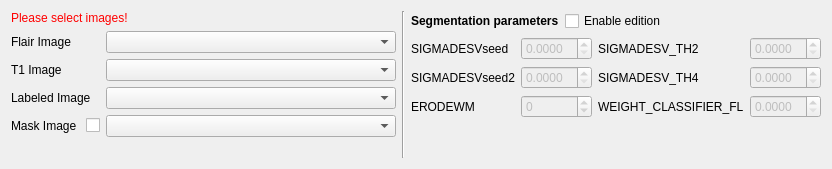
     <widget class="QWidget" name="tab">
      <attribute name="title">
       <string>Loaded case</string>
      </attribute>
      <layout class="QHBoxLayout" name="horizontalLayout_5">
       <item>
        <layout class="QVBoxLayout" name="verticalLayout_10">
         <item>
          <layout class="QVBoxLayout" name="verticalLayout_8">
           <item>
            <widget class="QLabel" name="labelWarning">
             <property name="maximumSize">
              <size>
               <width>16777215</width>
               <height>30</height>
              </size>
             </property>
             <property name="styleSheet">
              <string notr="true">QLabel { color: rgb(255, 0, 0) }</string>
             </property>
             <property name="locale">
              <locale language="English" country="UnitedStates"/>
             </property>
             <property name="text">
              <string>Please select images!</string>
             </property>
            </widget>
           </item>
           <item>
            <layout class="QGridLayout" name="gridLayout" columnstretch="0,0">
             <property name="verticalSpacing">
              <number>6</number>
             </property>
             <item row="0" column="0">
              <widget class="QLabel" name="labelFlair">
               <property name="sizePolicy">
                <sizepolicy hsizetype="Maximum" vsizetype="Preferred">
                 <horstretch>0</horstretch>
                 <verstretch>0</verstretch>
                </sizepolicy>
               </property>
               <property name="locale">
                <locale language="English" country="UnitedStates"/>
               </property>
               <property name="text">
                <string>Flair Image</string>
               </property>
              </widget>
             </item>
             <item row="3" column="1">
              <widget class="QmitkDataStorageComboBox" name="maskImageSelector">
               <property name="sizePolicy">
                <sizepolicy hsizetype="Expanding" vsizetype="Fixed">
                 <horstretch>0</horstretch>
                 <verstretch>0</verstretch>
                </sizepolicy>
               </property>
               <property name="maximumSize">
                <size>
                 <width>400</width>
                 <height>16777215</height>
                </size>
               </property>
               <property name="locale">
                <locale language="English" country="UnitedStates"/>
               </property>
               <property name="sizeAdjustPolicy">
                <enum>QComboBox::AdjustToContents</enum>
               </property>
              </widget>
             </item>
             <item row="1" column="0">
              <widget class="QLabel" name="labelT1">
               <property name="sizePolicy">
                <sizepolicy hsizetype="Maximum" vsizetype="Fixed">
                 <horstretch>0</horstretch>
                 <verstretch>0</verstretch>
                </sizepolicy>
               </property>
               <property name="locale">
                <locale language="English" country="UnitedStates"/>
               </property>
               <property name="text">
                <string>T1 Image</string>
               </property>
              </widget>
             </item>
             <item row="2" column="1">
              <widget class="QmitkDataStorageComboBox" name="lblImageSelector">
               <property name="sizePolicy">
                <sizepolicy hsizetype="Expanding" vsizetype="Fixed">
                 <horstretch>0</horstretch>
                 <verstretch>0</verstretch>
                </sizepolicy>
               </property>
               <property name="maximumSize">
                <size>
                 <width>400</width>
                 <height>16777215</height>
                </size>
               </property>
               <property name="locale">
                <locale language="English" country="UnitedStates"/>
               </property>
               <property name="sizeAdjustPolicy">
                <enum>QComboBox::AdjustToContents</enum>
               </property>
              </widget>
             </item>
             <item row="0" column="1">
              <widget class="QmitkDataStorageComboBox" name="flairImageSelector">
               <property name="sizePolicy">
                <sizepolicy hsizetype="Expanding" vsizetype="Fixed">
                 <horstretch>0</horstretch>
                 <verstretch>0</verstretch>
                </sizepolicy>
               </property>
               <property name="maximumSize">
                <size>
                 <width>400</width>
                 <height>16777215</height>
                </size>
               </property>
               <property name="locale">
                <locale language="English" country="UnitedStates"/>
               </property>
               <property name="sizeAdjustPolicy">
                <enum>QComboBox::AdjustToContents</enum>
               </property>
               <property name="minimumContentsLength">
                <number>0</number>
               </property>
              </widget>
             </item>
             <item row="1" column="1">
              <widget class="QmitkDataStorageComboBox" name="t1ImageSelector">
               <property name="sizePolicy">
                <sizepolicy hsizetype="Expanding" vsizetype="Fixed">
                 <horstretch>0</horstretch>
                 <verstretch>0</verstretch>
                </sizepolicy>
               </property>
               <property name="maximumSize">
                <size>
                 <width>400</width>
                 <height>16777215</height>
                </size>
               </property>
               <property name="locale">
                <locale language="English" country="UnitedStates"/>
               </property>
               <property name="sizeAdjustPolicy">
                <enum>QComboBox::AdjustToContents</enum>
               </property>
              </widget>
             </item>
             <item row="2" column="0">
              <widget class="QLabel" name="labelLBL">
               <property name="locale">
                <locale language="English" country="UnitedStates"/>
               </property>
               <property name="text">
                <string>Labeled Image</string>
               </property>
              </widget>
             </item>
             <item row="3" column="0">
              <layout class="QHBoxLayout" name="horizontalLayout_3">
               <item>
                <widget class="QLabel" name="labelMask">
                 <property name="locale">
                  <locale language="English" country="UnitedStates"/>
                 </property>
                 <property name="text">
                  <string>Mask Image </string>
                 </property>
                </widget>
               </item>
               <item>
                <widget class="QCheckBox" name="maskCheckBox">
                 <property name="sizePolicy">
                  <sizepolicy hsizetype="Fixed" vsizetype="Fixed">
                   <horstretch>0</horstretch>
                   <verstretch>0</verstretch>
                  </sizepolicy>
                 </property>
                 <property name="locale">
                  <locale language="English" country="UnitedStates"/>
                 </property>
                 <property name="text">
                  <string/>
                 </property>
                </widget>
               </item>
              </layout>
             </item>
            </layout>
           </item>
          </layout>
         </item>
         <item>
          <spacer name="verticalSpacer_3">
           <property name="orientation">
            <enum>Qt::Vertical</enum>
           </property>
           <property name="sizeHint" stdset="0">
            <size>
             <width>385</width>
             <height>13</height>
            </size>
           </property>
          </spacer>
         </item>
        </layout>
       </item>
       <item>
        <widget class="Line" name="line">
         <property name="sizePolicy">
          <sizepolicy hsizetype="Preferred" vsizetype="Preferred">
           <horstretch>0</horstretch>
           <verstretch>0</verstretch>
          </sizepolicy>
         </property>
         <property name="minimumSize">
          <size>
           <width>0</width>
           <height>20</height>
          </size>
         </property>
         <property name="maximumSize">
          <size>
           <width>16777215</width>
           <height>16777215</height>
          </size>
         </property>
         <property name="orientation">
          <enum>Qt::Vertical</enum>
         </property>
        </widget>
       </item>
       <item>
        <layout class="QVBoxLayout" name="verticalLayout_7">
         <item>
          <layout class="QHBoxLayout" name="horizontalLayout_2">
           <property name="sizeConstraint">
            <enum>QLayout::SetMinimumSize</enum>
           </property>
           <item>
            <widget class="QLabel" name="labelParameters">
             <property name="maximumSize">
              <size>
               <width>16777215</width>
               <height>30</height>
              </size>
             </property>
             <property name="font">
              <font>
               <weight>75</weight>
               <bold>true</bold>
              </font>
             </property>
             <property name="text">
              <string>Segmentation parameters</string>
             </property>
            </widget>
           </item>
           <item>
            <widget class="QCheckBox" name="checkBoxEnableEdition">
             <property name="maximumSize">
              <size>
               <width>16777215</width>
               <height>30</height>
              </size>
             </property>
             <property name="text">
              <string>Enable edition</string>
             </property>
            </widget>
           </item>
           <item>
            <spacer name="horizontalSpacer_3">
             <property name="orientation">
              <enum>Qt::Horizontal</enum>
             </property>
             <property name="sizeHint" stdset="0">
              <size>
               <width>40</width>
               <height>20</height>
              </size>
             </property>
            </spacer>
           </item>
          </layout>
         </item>
         <item>
          <layout class="QGridLayout" name="gridLayout_2">
           <item row="0" column="0">
            <widget class="QLabel" name="labelSeed">
             <property name="sizePolicy">
              <sizepolicy hsizetype="Maximum" vsizetype="Preferred">
               <horstretch>0</horstretch>
               <verstretch>0</verstretch>
              </sizepolicy>
             </property>
             <property name="text">
              <string>SIGMADESVseed</string>
             </property>
            </widget>
           </item>
           <item row="0" column="1">
            <widget class="QDoubleSpinBox" name="spinBoxSeed">
             <property name="enabled">
              <bool>false</bool>
             </property>
             <property name="decimals">
              <number>4</number>
             </property>
             <property name="singleStep">
              <double>0.100000000000000</double>
             </property>
             <property name="value">
              <double>0.000000000000000</double>
             </property>
            </widget>
           </item>
           <item row="0" column="2">
            <widget class="QLabel" name="labelTH2">
             <property name="sizePolicy">
              <sizepolicy hsizetype="Maximum" vsizetype="Preferred">
               <horstretch>0</horstretch>
               <verstretch>0</verstretch>
              </sizepolicy>
             </property>
             <property name="text">
              <string>SIGMADESV_TH2</string>
             </property>
            </widget>
           </item>
           <item row="0" column="3">
            <widget class="QDoubleSpinBox" name="spinBoxTH2">
             <property name="enabled">
              <bool>false</bool>
             </property>
             <property name="decimals">
              <number>4</number>
             </property>
             <property name="singleStep">
              <double>0.100000000000000</double>
             </property>
             <property name="value">
              <double>0.000000000000000</double>
             </property>
            </widget>
           </item>
           <item row="1" column="0">
            <widget class="QLabel" name="labelSeed2">
             <property name="sizePolicy">
              <sizepolicy hsizetype="Maximum" vsizetype="Preferred">
               <horstretch>0</horstretch>
               <verstretch>0</verstretch>
              </sizepolicy>
             </property>
             <property name="text">
              <string>SIGMADESVseed2</string>
             </property>
            </widget>
           </item>
           <item row="1" column="1">
            <widget class="QDoubleSpinBox" name="spinBoxSeed2">
             <property name="enabled">
              <bool>false</bool>
             </property>
             <property name="decimals">
              <number>4</number>
             </property>
             <property name="singleStep">
              <double>0.100000000000000</double>
             </property>
             <property name="value">
              <double>0.000000000000000</double>
             </property>
            </widget>
           </item>
           <item row="1" column="2">
            <widget class="QLabel" name="labelTH4">
             <property name="sizePolicy">
              <sizepolicy hsizetype="Maximum" vsizetype="Preferred">
               <horstretch>0</horstretch>
               <verstretch>0</verstretch>
              </sizepolicy>
             </property>
             <property name="text">
              <string>SIGMADESV_TH4</string>
             </property>
            </widget>
           </item>
           <item row="1" column="3">
            <widget class="QDoubleSpinBox" name="spinBoxTH4">
             <property name="enabled">
              <bool>false</bool>
             </property>
             <property name="decimals">
              <number>4</number>
             </property>
             <property name="singleStep">
              <double>0.100000000000000</double>
             </property>
             <property name="value">
              <double>0.000000000000000</double>
             </property>
            </widget>
           </item>
           <item row="2" column="0">
            <widget class="QLabel" name="labelErodeWM">
             <property name="sizePolicy">
              <sizepolicy hsizetype="Maximum" vsizetype="Preferred">
               <horstretch>0</horstretch>
               <verstretch>0</verstretch>
              </sizepolicy>
             </property>
             <property name="text">
              <string>ERODEWM</string>
             </property>
            </widget>
           </item>
           <item row="2" column="1">
            <widget class="QSpinBox" name="spinBoxErodeWM">
             <property name="enabled">
              <bool>false</bool>
             </property>
             <property name="minimum">
              <number>-99</number>
             </property>
            </widget>
           </item>
           <item row="2" column="2">
            <widget class="QLabel" name="labelWeightClass">
             <property name="text">
              <string>WEIGHT_CLASSIFIER_FL</string>
             </property>
            </widget>
           </item>
           <item row="2" column="3">
            <widget class="QDoubleSpinBox" name="spinBoxWeightClass">
             <property name="enabled">
              <bool>false</bool>
             </property>
             <property name="decimals">
              <number>4</number>
             </property>
             <property name="singleStep">
              <double>0.100000000000000</double>
             </property>
             <property name="value">
              <double>0.000000000000000</double>
             </property>
            </widget>
           </item>
          </layout>
         </item>
         <item>
          <spacer name="verticalSpacer_2">
           <property name="orientation">
            <enum>Qt::Vertical</enum>
           </property>
           <property name="sizeHint" stdset="0">
            <size>
             <width>20</width>
             <height>40</height>
            </size>
           </property>
          </spacer>
         </item>
        </layout>
       </item>
      </layout>
     </widget>
